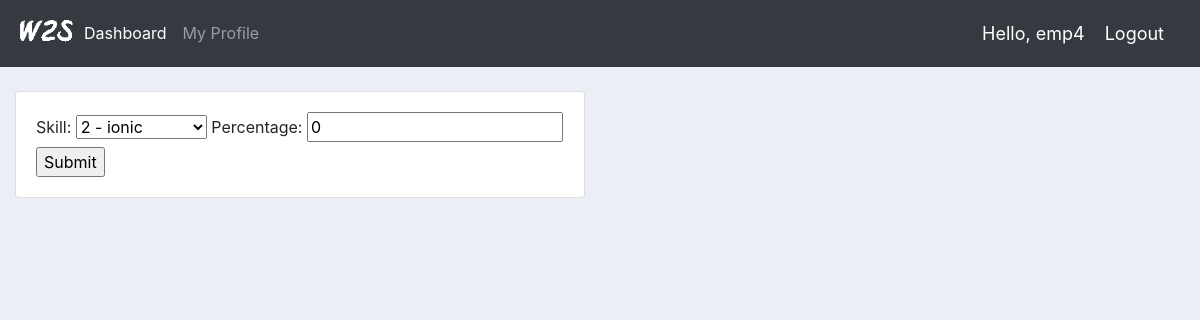
The page /update/user/skill/47/ (signed in) on the database as committed earlier.
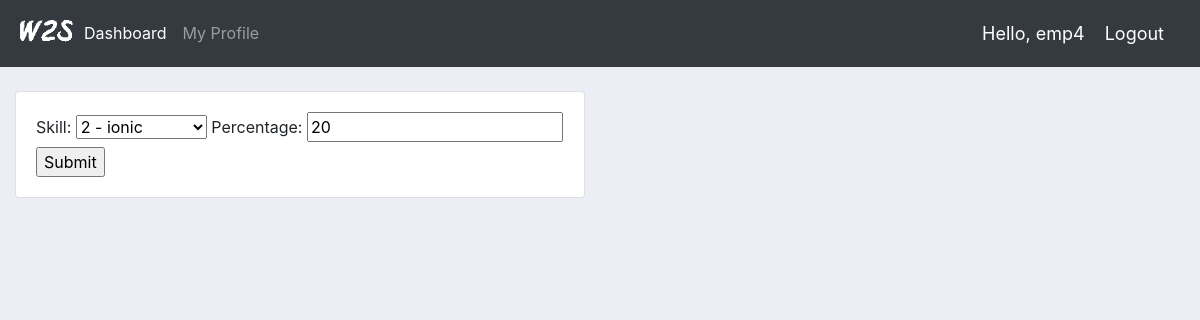
The same page on the database as committed later.
### task/models.py (models this page shows, shortened)
class UserSkills(models.Model):
    user = models.ForeignKey(User, related_name="registred_user", on_delete=models.CASCADE)
    skill = models.ForeignKey(SkillCv, related_name="skill_cv", on_delete=models.CASCADE)
    percentage = models.PositiveIntegerField()
    time_created = models.DateTimeField(auto_now_add=True)
    time_modified = models.DateTimeField(auto_now=True)

### task/views.py (the view)
# urls.py: path('update/user/skill/<str:user_skill_id>/', views.update_employee_skill, name='update_employee_skill'),
@login_required(login_url='login')
def update_employee_skill(request, user_skill_id):
	user_skill_obj = UserSkills.objects.get(id=user_skill_id)
	form = UserSkillForm(instance=user_skill_obj)
	if request.method == 'POST':
		form = UserSkillForm(request.POST, instance=user_skill_obj)
		if form.is_valid():
			form.save()
			return redirect('/employee/'+str(user_skill_obj.user_id))
	context = {'form': form}
	return render(request, 'task/user_skill_form.html', context)

### task/forms.py
class UserSkillForm(ModelForm):
    class Meta:
        model = UserSkills
        fields = ['skill', 'percentage']

### task/models.py (called while the page is built)
    def __str__(self):
        return '{} - {}'.format(self.id, self.name)

### task/templates/task/user_skill_form.html (shortened to what this page needs)
{%  extends 'task/main.html' %}
{% load static %}
{% block content %}
<br>
<div class="row">
    <div class="col-md-6">
        <div class="card card-body">
            <form action="" method="POST">
                {{form}}
                <input type="submit" name="submit">
            </form>
        </div>
    </div>
</div>
{% endblock %}

### task/templates/task/main.html (shortened to what this page needs)
{% load static %}
<!DOCTYPE html>
<html lang="en">
<head>
	<link rel="stylesheet" href="https://stackpath.bootstrapcdn.com/bootstrap/4.3.1/css/bootstrap.min.css">
    <link rel="stylesheet" href="{% static '/css/main.css'%}">
</head>
<body>
    {% include 'task/navbar.html' %}
    <div class="container-fluid">
        {% block content %}
        {% endblock %}
    </div>
</body>
</html>

### task/templates/task/navbar.html (shortened to what this page needs)
{% load static %}
<nav class="navbar navbar-expand-lg navbar-dark bg-dark">
    <img style="width: 60px;" src="{% static 'images/w2s.png' %}">
    <div class="collapse navbar-collapse" id="navbarNav">
      <ul class="navbar-nav">
        <li class="nav-item active">
          <a class="nav-link" href="{% url 'home' %}">Dashboard</a>
        </li>
        {% if group_name != 'Employee' %}
        <li class="nav-item">
          <a class="nav-link" href="{% url 'manager_profile' %}">My Profile</a>
        </li>
        {% endif %}
      </ul>
    </div>
    <span class="hello-msg">Hello, {{request.user}}</span>
    <span ><a  class="hello-msg" href="{% url 'logout' %}">Logout</a></span>
  </nav>

### task/static/css/main.css (style rules this page uses)
body { background-color: #ebeff5; }

### task/templates/task/navbar.html (style rules this page uses)
.hello-msg { font-size: 18px; color: #fff; margin-right: 20px; }

Rows that differ between the two databases and show on the page:
changed UserSkills "2 - ionic": percentage "0" → "20"
